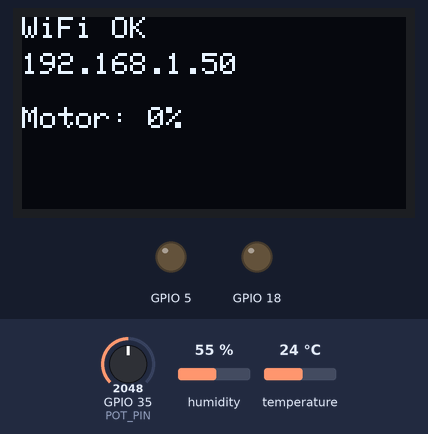
Bench run of a program on a simulated ESP32. Shown: 128×64 one-colour display, output pins drawn as LEDs (lit = HIGH). The test bench sets the inputs (shaded band); at power-on: humidity 55 %, temperature 24 °C, GPIO 35 (POT_PIN) = 2048. WiFi joins after 1.5 s; servers stay silent unless stated; the local clock reads 2024-03-15 10:24:30 at power-on unless the program sets it; no MQTT or app messages arrive unless stated; what the program prints to the serial monitor is not drawn.

Above: at 1.6 s.
At 4.8 s:
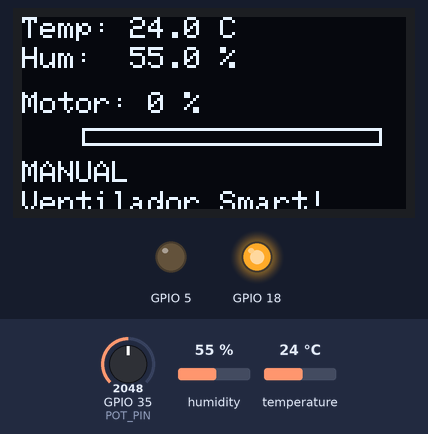
4.9 s: humidity set to 22 %
At 8.4 s:
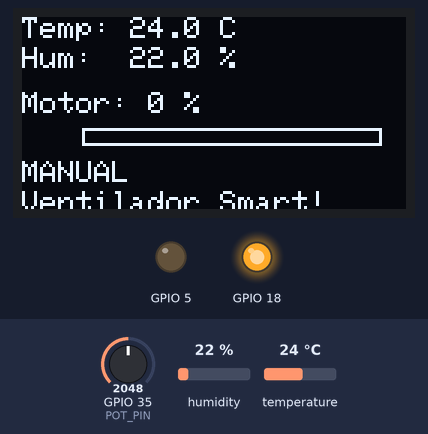
9.2 s: temperature set to 12 °C
At 13.1 s:
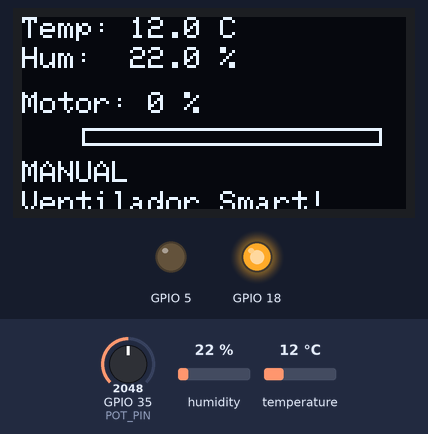
14.7 s: humidity set to 40 %
At 16.6 s:
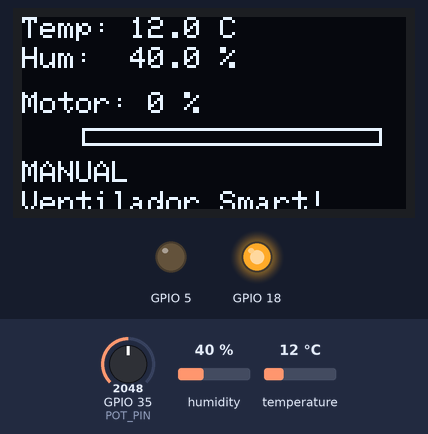
17.2 s: temperature set to 19 °C
Timing chart, 0 to 20.2 s (numbered marks = the images above; inputs shaded):
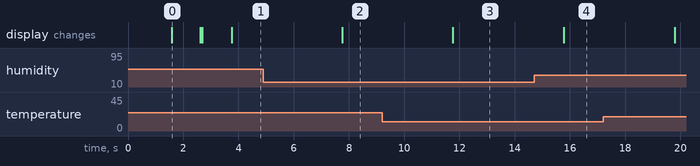

Measured:
- after the input at 4.9 s, the display: changes after 2.9 s (image 2)
- after the input at 9.2 s, the display: changes after 2.6 s (image 3)
- after the input at 14.7 s, the display: changes after 1.1 s (image 4)
- what the display in image 0 shows lasts 1.0 s, from 1.6 s to 2.6 s

The program:

main.cpp
```cpp
#include "WiFiManager.h"
#include "Sensor.h"
#include "Motor.h"
#include "Display.h"
#include "Potentiometer.h"
#include "AWSShadow.h"

// ========== Credencials WIFI and AWS ==========
const char* ssid       = "HONORX7";
const char* password   = "71767607";

const char* awsEndpoint = "a2nswqoqjqeq5-ats.iot.us-east-1.amazonaws.com";
const int   awsPort     = 8883;
const char* thingName   = "Esp32Ventilador";

// ========== Certificates ==========
const char* rootCA = R"EOF(
-----BEGIN CERTIFICATE-----
MIIDQTCCAimgAwIBAgITBmyfz5m/jAo54vB4ikPmljZbyjANBgkqhkiG9w0BAQsF
ADA5MQswCQYDVQQGEwJVUzEPMA0GA1UEChMGQW1hem9uMRkwFwYDVQQDExBBbWF6
b24gUm9vdCBDQSAxMB4XDTE1MDUyNjAwMDAwMFoXDTM4MDExNzAwMDAwMFowOTEL
MAkGA1UEBhMCVVMxDzANBgNVBAoTBkFtYXpvbjEZMBcGA1UEAxMQQW1hem9uIFJv
b3QgQ0EgMTCCASIwDQYJKoZIhvcNAQEBBQADggEPADCCAQoCggEBALJ4gHHKeNXj
ca9HgFB0fW7Y14h29Jlo91ghYPl0hAEvrAIthtOgQ3pOsqTQNroBvo3bSMgHFzZM
9O6II8c+6zf1tRn4SWiw3te5djgdYZ6k/oI2peVKVuRF4fn9tBb6dNqcmzU5L/qw
IFAGbHrQgLKm+a/sRxmPUDgH3KKHOVj4utWp+UhnMJbulHheb4mjUcAwhmahRWa6
VOujw5H5SNz/0egwLX0tdHA114gk957EWW67c4cX8jJGKLhD+rcdqsq08p8kDi1L
93FcXmn/6pUCyziKrlA4b9v7LWIbxcceVOF34GfID5yHI9Y/QCB/IIDEgEw+OyQm
jgSubJrIqg0CAwEAAaNCMEAwDwYDVR0TAQH/BAUwAwEB/zAOBgNVHQ8BAf8EBAMC
AYYwHQYDVR0OBBYEFIQYzIU07LwMlJQuCFmcx7IQTgoIMA0GCSqGSIb3DQEBCwUA
A4IBAQCY8jdaQZChGsV2USggNiMOruYou6r4lK5IpDB/G/wkjUu0yKGX9rbxenDI
U5PMCCjjmCXPI6T53iHTfIUJrU6adTrCC2qJeHZERxhlbI1Bjjt/msv0tadQ1wUs
N+gDS63pYaACbvXy8MWy7Vu33PqUXHeeE6V/Uq2V8viTO96LXFvKWlJbYK8U90vv
o/ufQJVtMVT8QtPHRh8jrdkPSHCa2XV4cdFyQzR1bldZwgJcJmApzyMZFo6IQ6XU
5MsI+yMRQ+hDKXJioaldXgjUkK642M4UwtBV8ob2xJNDd2ZhwLnoQdeXeGADbkpy
rqXRfboQnoZsG4q5WTP468SQvvG5
-----END CERTIFICATE-----
)EOF";

const char* deviceCert = R"EOF(
-----BEGIN CERTIFICATE-----
MIIDWTCCAkGgAwIBAgIUVNkDbhl2BHfyLF6e58Vl9EpAwbowDQYJKoZIhvcNAQEL
BQAwTTFLMEkGA1UECwxCQW1hem9uIFdlYiBTZXJ2aWNlcyBPPUFtYXpvbi5jb20g
SW5jLiBMPVNlYXR0bGUgU1Q9V2FzaGluZ3RvbiBDPVVTMB4XDTI2MDUwMzIxMTQ1
NloXDTQ5MTIzMTIzNTk1OVowHjEcMBoGA1UEAwwTQVdTIElvVCBDZXJ0aWZpY2F0
ZTCCASIwDQYJKoZIhvcNAQEBBQADggEPADCCAQoCggEBAON/79OqxoPuWm4phP5K
OCJLb0nIMIDVnQ75MeW2d76DA8gFNa3GS6yHjO0Z/ia6u6Mx3IxDUE/RUBu/5Z6X
TOW+Z7K2BN5V7rpxLkyQdo7CeHHjpRSDM6r5PzKcaZHHI3bvG7OPZx4mlsO1yEA8
zZP+qLhGCwXu0x5PNFWu739sRLbXvfk34NzoXTM1rNNueIHpGvRInRn71uNcVlvC
3dwCboJlWLV/Rt101d8gZhF5kcYzZqXXwg+p1QD8zkJ7wY2LSJ21z9Eb3Q1QD2pt
2HqQcPSANay39fRySziHEigXyl3lpFgmZVjLKjCRz9paChyrUZZosAwPoQFCjsx0
/M8CAwEAAaNgMF4wHwYDVR0jBBgwFoAUiGRKebkcG5MuUxeC5pN+jedL8C4wHQYD
VR0OBBYEFNldMLLA+1zmCr+0w7TjTUJqjZFiMAwGA1UdEwEB/wQCMAAwDgYDVR0P
AQH/BAQDAgeAMA0GCSqGSIb3DQEBCwUAA4IBAQBSWzdaeI+Gr7fTkkUMZAn4+ICI
LkqT6kVbQKs1oP2KUHIv6UH9oZv/Mw1gWQd9D1YatRUtLhpw0Ciy72Hybv25keBG
w/vgjKaF14/KNvCLZ7yzMW2a4jvCH9AdPg/Po6AGrRhnYJICeqrnr1tCe7Z4A+2A
ZKbRHgheugOKIcaaAWaf3S/LkNS9H3M/cNi5tDcFlV8oYfmfGWfvXbD8/gdlLDz6
nIx0Eq3yKkTs3Zu1JNu4yI6zacshPXkGjJM6y+qHyzyFWLHeANGbC5dnrard3pIE
b42hanFAVN3TzGPEnUFLK+BIXq1AQTGsl9bcnW9C3wYSqsaZx2bptKwFT4UM
-----END CERTIFICATE-----

)EOF";

const char* privateKey = R"EOF(
-----BEGIN RSA PRIVATE KEY-----
MIIEowIBAAKCAQEA43/v06rGg+5abimE/ko4IktvScgwgNWdDvkx5bZ3voMDyAU1
rcZLrIeM7Rn+Jrq7ozHcjENQT9FQG7/lnpdM5b5nsrYE3lXuunEuTJB2jsJ4ceOl
FIMzqvk/Mpxpkccjdu8bs49nHiaWw7XIQDzNk/6ouEYLBe7THk80Va7vf2xEtte9
+Tfg3OhdMzWs0254geka9EidGfvW41xWW8Ld3AJugmVYtX9G3XTV3yBmEXmRxjNm
pdfCD6nVAPzOQnvBjYtInbXP0RvdDVAPam3YepBw9IA1rLf19HJLOIcSKBfKXeWk
WCZlWMsqMJHP2loKHKtRlmiwDA+hAUKOzHT8zwIDAQABAoIBACsmAsi0pT40oPYv
7ceFMCxg/lSSIZDt8wH6BZq6BvAdTURMqKey6ntoojP+MBQMarZDKL95rOvWmUkK
FnUD4VPZzzU4DKhWyBaYjN18sN/Wxp1jPdYsJEqTR4dD30oE6RcPtsNRuY8gZovs
GHUGkz80l6+LqV+Qsn4XK6fsrAQQmzX2FHg6LtLGR18RBQS3d/74YwvuJhE2SqIG
R6lMp0jYrY3dIHuhevudRdsqDm5f04B5iHt9b2nHt9k2lApdAOMDLbG9lRB8mYNF
blXQCpcCVwKorkK+gPKXfXS3654DTNh8xXaBansGdOgInGeZghDv4qnYNW/S5cXs
1sc/5bECgYEA/fQx6brdciqEngWugLEU+9AWdZeg1izoWXVW+zwWEsEvZizjbska
y2lQC5hv9lR0LMN7HONFm9brahzBpFpITSxxjqhTvIGxZzDAef+VbctAMekCd16E
RNsA/I5RZHn8c7X2iQVex5IABSWC6Xvc842yjNXG1BB5cU+rLBmWSFMCgYEA5VUt
dgjAMWKpugrg7NRdl2sXL9ajNHcZQoVGXH3fHcjlme6O1yqCQB3YEBXWwIurWrTu
OmqBxyt1Bf8UIVx186h7iiiOi3ZD/QLEMTdO33BQVAgUJxs7uvZr6QsP0TqhZX0v
nMJja5jjSKm8DnF6tLiy6twBj14REP1enD2A+hUCgYBUwdiaypw4C0rBtuG7395C
APxN+PJcKRbPLKOALFitn75jGp45jnMb6qUliZXsn9k6S2/ef1fvIDbn7nsOkHdL
Eoc/9pwj8SE1cIb88Ll9sHVXcw44qtn4ZSOaJyGxKCmCsPt8VceBUhAhp5hettFS
lDtAV+UJSApQMCfQCyYmMwKBgQC8lkf1KYsK0YyrPejrOFPigaEmqMW7DjmKd1h+
FNBWiO8un3t9OyqzGRelWqAn5HM7+09wYEdqhrUMAlAGgydIAIPfAC0ASHfuZsj5
g/brTUvxXldcNUvwGlZw5LTUJPe2IrT1nvDs+WPmTBYmdnEmjkArXFI4GG3GX+Te
bMFUZQKBgAx3vb8/ah97/PzcfCGa3LRVSvmaeACP/CMJKnYaO/8WGDWk1iSL3kCe
PDuIQvk3DWqmY03ERIpKFAmaCVwWvKav2i+q0gf4k7Dq++5M8DodHnrWhxNN6Lyh
dpn12fSlyav85985YQRsudAtvFNqlzDp4T+y0eunKmoDW7dpHPDR
-----END RSA PRIVATE KEY-----
)EOF";


// ========== Pins and objects ==========
#define POT_PIN 35

WiFiManager wifi(ssid, password);
Display display(0x3C, 21, 22);
Sensor sensor(4, DHT11);
Motor motor(18, 5, 0, 5000, 8);
Potentiometer pot(POT_PIN);
AWSShadow aws(thingName, awsEndpoint, awsPort,
              rootCA, deviceCert, privateKey,
              motor, sensor, display);

// ========== variable of state ==========
float lastReportedTemp = -100.0;
float lastReportedHum  = -1.0;
int   lastReportedSpeed = -1;

// Potentiometer debouncing
int   lastStableRange = -1;
int   candidateRange = -1;
unsigned long lastPotChangeTime = 0;
const unsigned long potDebounceDelay = 500;

// Auto‑mode control
unsigned long lastAutoUpdate = 0;
const unsigned long autoUpdateInterval = 2000;

// NEW: Periodic reporting (every 10 minutes)
unsigned long lastPublishTime = 0;
const unsigned long publishInterval = 600000;   // 10 minutes in milliseconds

int rangeToSpeed(int range) {
  switch(range) {
    case 0: return 0;
    case 1: return 25;
    case 2: return 50;
    case 3: return 75;
    case 4: return 100;
    default: return 0;
  }
}

void setup() {
  Serial.begin(115200);

  if (!display.begin()) { while(1); }
  display.showMessage("Iniciando...", "", 0);

  if (!wifi.connect()) {
    display.showMessage("WiFi FAIL", "", 0);
    while(1);
  }
  display.showMessage("WiFi OK", wifi.localIP().c_str(), 0);
  delay(1000);

  configTime(0, 0, "pool.ntp.org", "time.nist.gov");
  while (time(nullptr) < 100000) { delay(500); }

  motor.begin();
  sensor.begin();
  pot.begin();

  if (!aws.connect()) {
    display.showMessage("AWS FAIL", "", 0);
    while(1);
  }
  aws.requestShadowDocument();
  delay(1000);   // espera respuesta inicial
}

void loop() {
  aws.loop();

  // ----- 1. Potenciometro con debounce (solo si NO estamos en auto) -----
  if (!aws.getAutoMode()) {
    int rawPercent = pot.readPercent();
    int currentRange;
    if (rawPercent < 20)      currentRange = 0;
    else if (rawPercent < 40) currentRange = 1;
    else if (rawPercent < 60) currentRange = 2;
    else if (rawPercent < 80) currentRange = 3;
    else                      currentRange = 4;

    // Detectar cambio y empezar a estabilizar
    if (currentRange != candidateRange) {
      candidateRange = currentRange;
      lastPotChangeTime = millis();
    }

    // Si el candidato se mantiene estable durante el tiempo de debounce
    if (candidateRange != -1 && (millis() - lastPotChangeTime) >= potDebounceDelay) {
      if (candidateRange != lastStableRange) {
        lastStableRange = candidateRange;
        int desiredSpeed = rangeToSpeed(candidateRange);
        aws.publishDesiredSpeed(desiredSpeed);
        Serial.printf("Pot estabilizado en rango %d → velocidad %d%%\n", candidateRange, desiredSpeed);
      }
      candidateRange = -1;   // ya publicado, reiniciar
    }
  } else {
    // Si estamos en modo auto, no usamos el potenciómetro; reseteamos estado del pot
    candidateRange = -1;
    lastStableRange = -1;
  }

  // ----- 2. Lógica de auto‑mode: control de velocidad por temperatura -----
  if (aws.getAutoMode()) {
    float temp = sensor.readTemperature();
    int threshold = aws.getTempThreshold();
    int desiredSpeed = 0;

    if (!isnan(temp) && temp >= threshold) {
      desiredSpeed = 50;   // motor arranca al 50%
    } else {
      desiredSpeed = 0;
    }

    // Solo publicar si ha cambiado y no lo hemos hecho muy recientemente
    if (desiredSpeed != motor.getSpeedPercent() &&
        (millis() - lastAutoUpdate) >= autoUpdateInterval) {
      aws.publishDesiredSpeed(desiredSpeed);
      lastAutoUpdate = millis();
      Serial.printf("Auto‑mode: temp=%.1f°C, threshold=%d°C → velocidad %d%%\n",
                    temp, threshold, desiredSpeed);
    }
  }

  // ----- 3. Actualización periódica de pantalla y publicación de reported -----
  const unsigned long displayInterval = 2000;
  static unsigned long lastDisplayUpdate = 0;
  if (millis() - lastDisplayUpdate >= displayInterval) {
    lastDisplayUpdate = millis();

    float temp = sensor.readTemperature();
    float hum  = sensor.readHumidity();
    int speed = motor.getSpeedPercent();

    // Show on display
    display.showNormal(temp, speed, hum, aws.getAutoMode(), aws.getTempThreshold());

    // Check for significant changes
    bool tempChanged = !isnan(temp) && abs(temp - lastReportedTemp) >= 1.0;
    bool humChanged  = !isnan(hum)  && abs(hum  - lastReportedHum)  >= 3.0;
    bool shadowChanged = motor.isShadowChanged();

    // Also check if 10 minutes have passed since last publish
    bool timeToPublish = (millis() - lastPublishTime) >= publishInterval;

    if (tempChanged || humChanged || shadowChanged || timeToPublish) {
      aws.publishReported(temp, hum, speed);
      lastPublishTime = millis();   // update timestamp

      if (!isnan(temp)) lastReportedTemp = temp;
      if (!isnan(hum))  lastReportedHum  = hum;
      lastReportedSpeed = speed;
      motor.clearShadowChanged();

      if (timeToPublish && !(tempChanged || humChanged || shadowChanged)) {
        Serial.println("Periodic publish (10 min timeout)");
      }
    }
  }
}
```

AWSShadow.cpp
```cpp
#include "AWSShadow.h"

AWSShadow* AWSShadow::instance_ = nullptr;

AWSShadow::AWSShadow(const char* thingName, const char* endpoint, int port,
                     const char* rootCA, const char* deviceCert, const char* privateKey,
                     Motor& motor, Sensor& sensor, Display& display)
  : thingName_(thingName), endpoint_(endpoint), port_(port),
    rootCA_(rootCA), deviceCert_(deviceCert), privateKey_(privateKey),
    mqtt_(net_),
    motor_(motor), sensor_(sensor), display_(display),
    autoMode_(false), tempThreshold_(30)     // defaults
{
  deltaTopic  = String("$aws/things/") + thingName_ + "/shadow/update/delta";
  getTopic    = String("$aws/things/") + thingName_ + "/shadow/get";
  updateTopic = String("$aws/things/") + thingName_ + "/shadow/update";
  getAcceptedTopic = getTopic + "/accepted";     // NEW

  net_.setCACert(rootCA_);
  net_.setCertificate(deviceCert_);
  net_.setPrivateKey(privateKey_);

  mqtt_.setServer(endpoint_, port_);
  mqtt_.setCallback(mqttCallback);
  mqtt_.setBufferSize(512);

  instance_ = this;
}

bool AWSShadow::connect() {
  display_.showMessage("Conectando AWS...", "", motor_.getSpeedPercent());
  Serial.print("Conectando a AWS IoT...");
  if (mqtt_.connect(thingName_)) {
    Serial.println(" Conectado");
    mqtt_.subscribe(deltaTopic.c_str());
    mqtt_.subscribe(getAcceptedTopic.c_str());          // NEW
    Serial.printf("Suscrito a %s y %s\n", deltaTopic.c_str(), getAcceptedTopic.c_str());
    display_.showMessage("AWS Conectado", "", motor_.getSpeedPercent());
    return true;
  } else {
    Serial.println(" Fallo conexión MQTT");
    return false;
  }
}

void AWSShadow::loop() {
  if (!mqtt_.connected()) {
    if (connect()) {
      requestShadowDocument();
    } else {
      delay(1000);
      return;
    }
  }
  mqtt_.loop();
}

void AWSShadow::requestShadowDocument() {
  mqtt_.publish(getTopic.c_str(), "{}");
  Serial.println("Solicitado shadow document");
}

void AWSShadow::mqttCallback(char* topic, byte* payload, unsigned int length) {
  char msg[length + 1];
  memcpy(msg, payload, length);
  msg[length] = '\0';
  Serial.printf("MQTT mensaje en %s: %s\n", topic, msg);

  if (!instance_) return;

  if (String(topic) == instance_->deltaTopic) {
    instance_->handleDelta(msg);
  }
  else if (String(topic) == instance_->getAcceptedTopic) {   // NEW
    instance_->handleFullDocument(msg);
  }
}

void AWSShadow::handleDelta(const char* json) {
  StaticJsonDocument<384> doc;   // slightly larger for new fields
  DeserializationError error = deserializeJson(doc, json);
  if (error) {
    Serial.println("Error parseando JSON delta");
    return;
  }

  if (doc.containsKey("state")) {
    JsonObject state = doc["state"];

    // Speed change
    if (state.containsKey("speed")) {
      int percent = state["speed"];
      motor_.setSpeedFromShadow(percent);
    }

    // Auto‑mode change
    if (state.containsKey("autoMode")) {
      autoMode_ = state["autoMode"];
      Serial.printf("Auto mode changed to: %s\n", autoMode_ ? "ON" : "OFF");
    }

    // Temperature threshold change
    if (state.containsKey("tempThreshold")) {
      tempThreshold_ = state["tempThreshold"];
      Serial.printf("Temperature threshold changed to: %d°C\n", tempThreshold_);
    }
  }

  // Refresh display after any delta
  float temp = sensor_.readTemperature();
  float hum  = sensor_.readHumidity();
  display_.showNormal(temp, motor_.getSpeedPercent(), hum, autoMode_, tempThreshold_);
}

// NEW: parse full shadow document (response to $aws/things/.../get)
void AWSShadow::handleFullDocument(const char* json) {
  StaticJsonDocument<512> doc;
  DeserializationError error = deserializeJson(doc, json);
  if (error) {
    Serial.println("Error parseando full shadow document");
    return;
  }

  // Extract desired state
  if (doc.containsKey("state") && doc["state"].containsKey("desired")) {
    JsonObject desired = doc["state"]["desired"];

    if (desired.containsKey("autoMode")) {
      autoMode_ = desired["autoMode"];
    }
    if (desired.containsKey("tempThreshold")) {
      tempThreshold_ = desired["tempThreshold"];
    }
    if (desired.containsKey("speed")) {
      int speed = desired["speed"];
      motor_.setSpeedFromShadow(speed);
    }

    Serial.printf("Initialized: autoMode=%d, threshold=%d°C, speed=%d%%\n",
                  autoMode_, tempThreshold_, motor_.getSpeedPercent());
  }
}

void AWSShadow::publishReported(float temperature, float humidity, int speedPercent) {
  StaticJsonDocument<384> doc;
  JsonObject state = doc.createNestedObject("state");
  JsonObject reported = state.createNestedObject("reported");

  if (!isnan(temperature)) reported["temperature"] = temperature;
  if (!isnan(humidity))    reported["humidity"]    = humidity;
  reported["speed"] = speedPercent;
  reported["autoMode"] = autoMode_;               // NEW
  reported["tempThreshold"] = tempThreshold_;     // NEW

  char buffer[384];
  serializeJson(doc, buffer);
  Serial.printf("Publicando shadow update: %s\n", buffer);

  if (mqtt_.publish(updateTopic.c_str(), buffer)) {
    Serial.println("Publicado correctamente");
  } else {
    Serial.println("Fallo en publicación");
  }
}

void AWSShadow::publishDesiredSpeed(int speedPercent) {
  StaticJsonDocument<128> doc;
  JsonObject state = doc.createNestedObject("state");
  JsonObject desired = state.createNestedObject("desired");
  desired["speed"] = speedPercent;

  char buffer[128];
  serializeJson(doc, buffer);
  mqtt_.publish(updateTopic.c_str(), buffer);
  Serial.printf("Nuevo desired speed: %d%%\n", speedPercent);
}

// NEW: publish auto‑mode and threshold together (optional, for completeness)
void AWSShadow::publishDesiredSettings(bool autoMode, int tempThreshold) {
  StaticJsonDocument<256> doc;
  JsonObject state = doc.createNestedObject("state");
  JsonObject desired = state.createNestedObject("desired");
  desired["autoMode"] = autoMode;
  desired["tempThreshold"] = tempThreshold;

  char buffer[256];
  serializeJson(doc, buffer);
  mqtt_.publish(updateTopic.c_str(), buffer);
  Serial.printf("Publicados nuevos settings: autoMode=%d, threshold=%d\n", autoMode, tempThreshold);
}
```

AWSShadow.h
```cpp
#ifndef AWS_SHADOW_H
#define AWS_SHADOW_H

#include <WiFiClientSecure.h>
#include <PubSubClient.h>
#include <ArduinoJson.h>
#include "Motor.h"
#include "Sensor.h"
#include "Display.h"

class AWSShadow {
public:
  AWSShadow(const char* thingName, const char* endpoint, int port,
            const char* rootCA, const char* deviceCert, const char* privateKey,
            Motor& motor, Sensor& sensor, Display& display);

  bool connect();
  void loop();
  void requestShadowDocument();
  void publishReported(float temperature, float humidity, int speedPercent);
  void publishDesired(int speedPercent);
  void publishDesiredSpeed(int speedPercent);
  void publishDesiredSettings(bool autoMode, int tempThreshold);  // NEW

  // Getters for auto‑mode and threshold
  bool getAutoMode() const { return autoMode_; }
  int  getTempThreshold() const { return tempThreshold_; }

  // topics
  String deltaTopic;
  String getTopic;
  String updateTopic;
  String getAcceptedTopic;   // NEW

private:
  static void mqttCallback(char* topic, byte* payload, unsigned int length);
  void handleDelta(const char* json);
  void handleFullDocument(const char* json);   // NEW

  const char* thingName_;
  const char* endpoint_;
  int port_;
  const char* rootCA_;
  const char* deviceCert_;
  const char* privateKey_;

  WiFiClientSecure net_;
  PubSubClient mqtt_;

  Motor& motor_;
  Sensor& sensor_;
  Display& display_;
  static AWSShadow* instance_;

  // NEW: local copy of shadow settings
  bool autoMode_;
  int  tempThreshold_;
};

#endif
```

Display.h
```cpp
#ifndef DISPLAY_H
#define DISPLAY_H

#include <Adafruit_GFX.h>
#include <Adafruit_SSD1306.h>

class Display {
public:
  Display(uint8_t addr, int sda, int scl);
  bool begin();
  void showNormal(float temperature, int speedPercent, float humidity,
                  bool autoMode, int tempThreshold);   // MODIFIED
  void showMessage(const char* line1, const char* line2, int speedPercent);

private:
  Adafruit_SSD1306 oled_;
};

#endif
```

Potentiometer.cpp
```cpp
#include "Potentiometer.h"

Potentiometer::Potentiometer(uint8_t pin) : pin_(pin) {}

void Potentiometer::begin() {
  pinMode(pin_, INPUT);
  analogRead(pin_); // descartar primera lectura
}

int Potentiometer::readPercent() {
  long sum = 0;
  for (int i = 0; i < numSamples; i++) {
    sum += analogRead(pin_);
    delay(1);
  }
  int raw = sum / numSamples;
  return map(raw, 0, 4095, 0, 100);
}
```

Source omitted: Display.cpp (1833 bytes), Motor.cpp (1398 bytes), Motor.h (763 bytes), Potentiometer.h (270 bytes), Sensor.cpp (431 bytes), Sensor.h (256 bytes), WiFiManager.cpp (689 bytes), WiFiManager.h (314 bytes)
